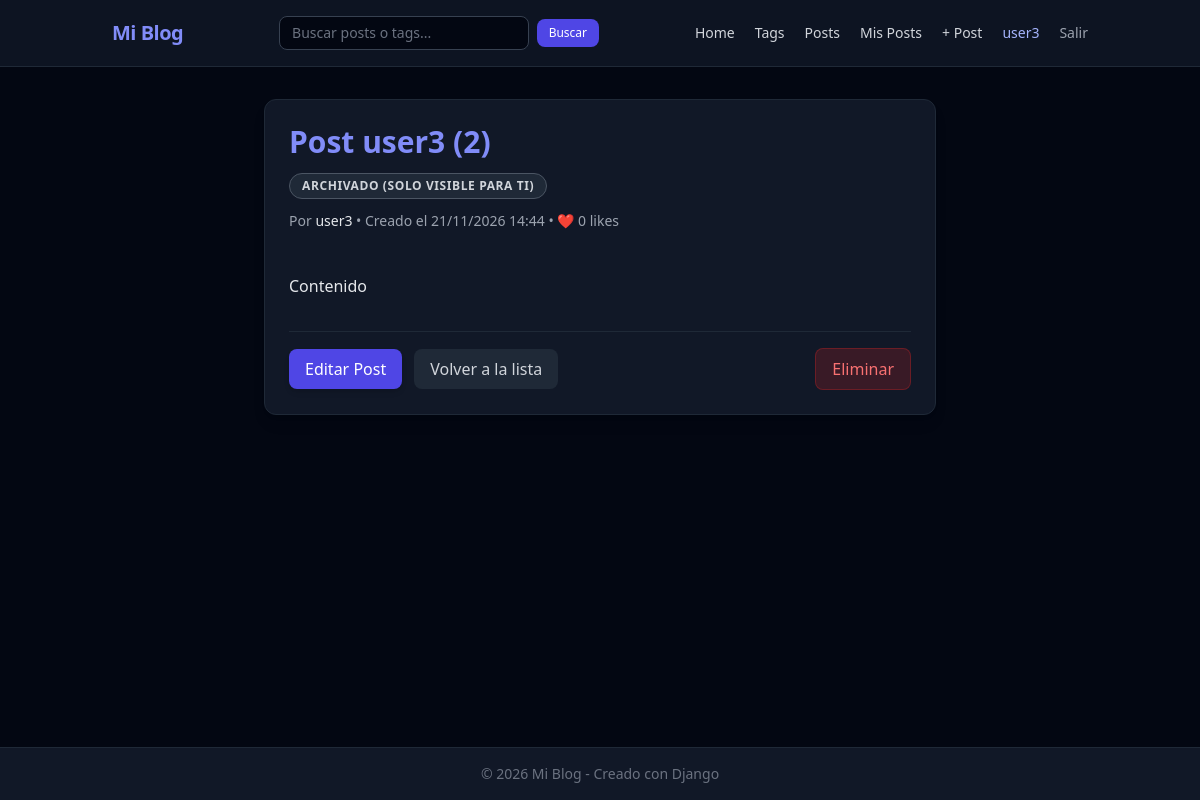
The app's page /posts/9/ (signed in), older data.
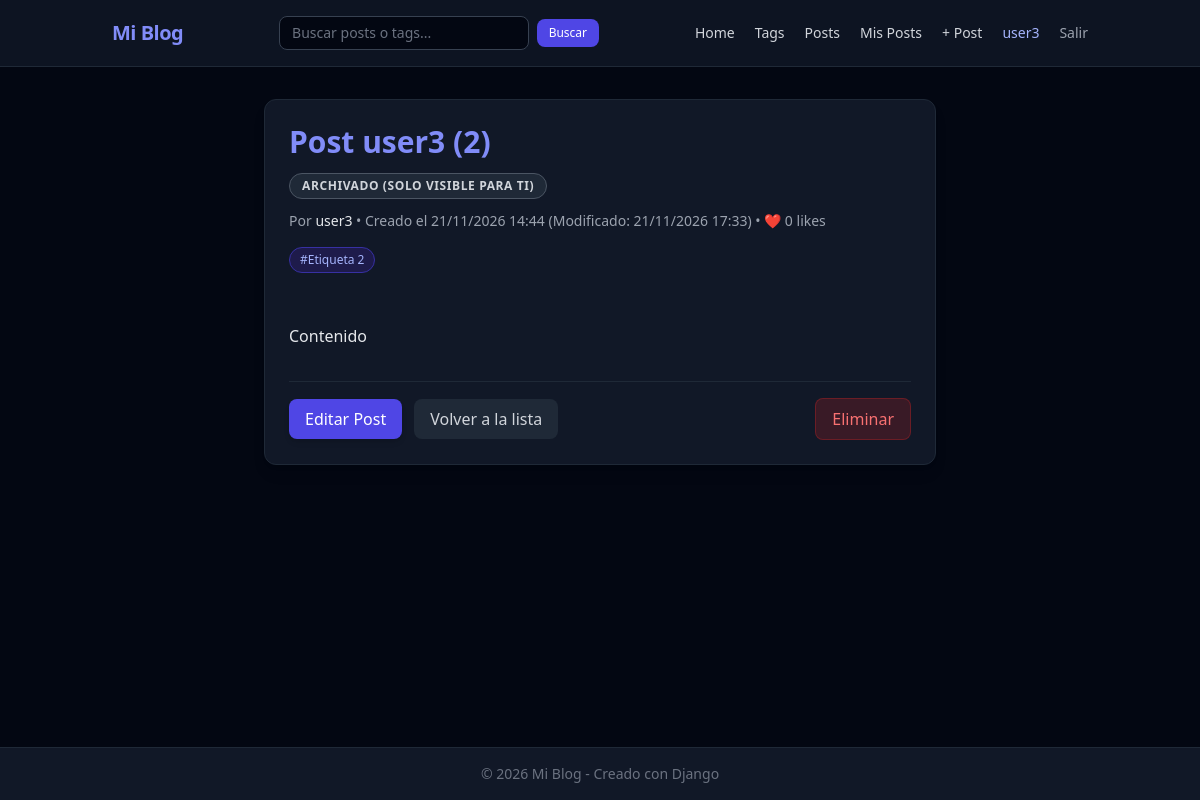
The same page, newer data.
### blogs_django/models.py (models this page shows, shortened)
class Post(models.Model):
	POST_TYPES = [
		("borrador", "Borrador"),
		("publicado", "Publicado"),
		("archivado", "Archivado"),
	]
	"""Representa un posteo o entrada dentro de la plataforma."""
	title = models.CharField(max_length=200)
	author = models.ForeignKey(User, on_delete=models.CASCADE, related_name='posts')
	content = models.TextField()
	image = models.FileField(upload_to='posts/', blank=True, null=True)
	likes = models.PositiveIntegerField(default=0)
	tags = models.ManyToManyField(Tag, related_name='posts', blank=True)
	created_at = models.DateTimeField(auto_now_add=True)
	modified_at = models.DateTimeField(auto_now=True)
	type = models.CharField(
		max_length=20,
		choices=POST_TYPES,
		default='borrador',
	)

class Tag(models.Model):
	name = models.CharField(max_length=50, unique=True)

### blogs_django/views.py (the view)
# urls.py: path('posts/<int:post_id>/', views.post, name='post'),
def post(request, post_id):
    post = get_object_or_404(Post, id=post_id)
    if post.type != 'publicado' and post.author != request.user:
        messages.error(request, "Esta publicación no está disponible públicamente.")
        return redirect('blogs_django:posts')
    return render(request, 'blogs_django/post.html', {'post': post})

### blogs_django/templates/blogs_django/post.html (shortened to what this page needs)
{% extends "blogs_django/base.html" %}
{% block content %}
<div class="max-w-2xl mx-auto bg-gray-900 border border-gray-800 rounded-xl p-6 shadow-lg">
    <h1 class="text-3xl font-bold mb-3 text-indigo-400">{{ post.title }}</h1>
    {% if post.type != 'publicado' %}
    <span class="inline-block mb-3 px-3 py-1 text-xs font-semibold uppercase tracking-wider rounded-full {% if post.type == 'borrador' %}bg-amber-950 text-amber-300 border border-amber-700{% else %}bg-gray-800 text-gray-300 border border-gray-600{% endif %}">
        {{ post.get_type_display }} (Solo visible para ti)
    </span>
	{% endif %}
    <div class="text-sm text-gray-400 mb-4 flex items-center space-x-2">
        <span>
            Por <span class="text-gray-200 font-medium">{{ post.author }}</span> •
            Creado el {{ post.created_at|date:"d/m/Y H:i" }}
            {% if post.modified_at != post.created_at %}
                (Modificado: {{ post.modified_at|date:"d/m/Y H:i" }})
            {% endif %}
            • ❤️ {{ post.likes }} likes
        </span>
    </div>
    {% if post.tags.all %}
        <div class="flex flex-wrap gap-2 mb-6">
            {% for tag in post.tags.all %}
                <a href="{% url 'blogs_django:tag' tag.id %}" class="text-xs px-2.5 py-1 rounded-full bg-indigo-950 text-indigo-300 border border-indigo-800 hover:bg-indigo-900">
                    #{{ tag.name }}
                </a>
            {% endfor %}
        </div>
    {% endif %}
    <div class="text-gray-200 space-y-4 mb-8 leading-relaxed whitespace-pre-line">
        {{ post.content }}
    </div>
    <div class="border-t border-gray-800 pt-4 flex items-center justify-between">
        <div class="flex space-x-3">
            {% if user == post.author %}
                <a href="{% url 'blogs_django:edit_post' post.id %}" class="px-4 py-2 bg-indigo-600 hover:bg-indigo-500 text-white font-medium rounded-lg transition-colors shadow-md">
                    Editar Post
                </a>
            {% endif %}
            <a href="{% url 'blogs_django:posts' %}" class="px-4 py-2 bg-gray-800 hover:bg-gray-700 text-gray-300 font-medium rounded-lg transition-colors">
                Volver a la lista
            </a>
        </div>
        {% if user == post.author %}
            <form action="{% url 'blogs_django:delete_post' post.id %}" method="POST" onsubmit="return confirm('¿Estás seguro de que deseas eliminar este post permanentemente?');">
                <button type="submit" class="px-4 py-2 bg-red-600/20 hover:bg-red-600 text-red-400 hover:text-white border border-red-600/30 font-medium rounded-lg transition-colors">
                    Eliminar
                </button>
            </form>
        {% endif %}
    </div>
</div>
{% endblock content %}

Row changes from the older to the newer data that the page shows:
changed Post "Post user3 (2)": modified_at (not shown) → "21/11/2026 17:33"
now on this page (row unchanged): Tag: name "Etiqueta 2"
Text that changed along with them:
text now shown: "(Modificado: )"
